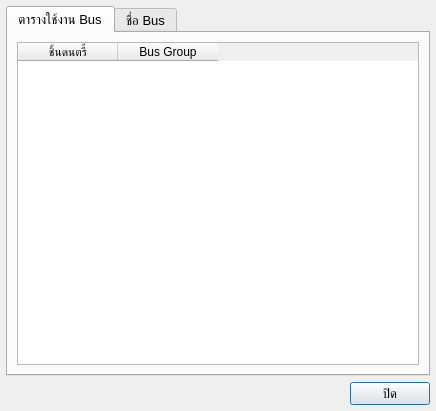
<?xml version="1.0" encoding="UTF-8"?>
<ui version="4.0">
 <class>BusDialog</class>
 <widget class="QDialog" name="BusDialog">
  <property name="geometry">
   <rect>
    <x>0</x>
    <y>0</y>
    <width>436</width>
    <height>411</height>
   </rect>
  </property>
  <property name="minimumSize">
   <size>
    <width>436</width>
    <height>411</height>
   </size>
  </property>
  <property name="font">
   <font>
    <pointsize>10</pointsize>
   </font>
  </property>
  <property name="windowTitle">
   <string>ตัวจัดการ Bus Group</string>
  </property>
  <property name="locale">
   <locale language="English" country="UnitedStates"/>
  </property>
  <layout class="QVBoxLayout" name="verticalLayout">
   <property name="leftMargin">
    <number>6</number>
   </property>
   <property name="topMargin">
    <number>6</number>
   </property>
   <property name="rightMargin">
    <number>6</number>
   </property>
   <property name="bottomMargin">
    <number>6</number>
   </property>
   <item>
    <widget class="QTabWidget" name="tabWidget">
     <property name="currentIndex">
      <number>0</number>
     </property>
     <widget class="QWidget" name="tab">
      <attribute name="title">
       <string>ตารางใช้งาน Bus</string>
      </attribute>
      <layout class="QHBoxLayout" name="horizontalLayout">
       <item>
        <widget class="QTableWidget" name="tableInst">
         <property name="contextMenuPolicy">
          <enum>Qt::CustomContextMenu</enum>
         </property>
         <property name="editTriggers">
          <set>QAbstractItemView::NoEditTriggers</set>
         </property>
         <property name="selectionBehavior">
          <enum>QAbstractItemView::SelectRows</enum>
         </property>
         <attribute name="verticalHeaderDefaultSectionSize">
          <number>23</number>
         </attribute>
         <column>
          <property name="text">
           <string>ชิ้นดนตรี้</string>
          </property>
         </column>
         <column>
          <property name="text">
           <string>Bus Group</string>
          </property>
         </column>
        </widget>
       </item>
      </layout>
     </widget>
     <widget class="QWidget" name="tab_2">
      <attribute name="title">
       <string>ชื่อ Bus</string>
      </attribute>
      <layout class="QHBoxLayout" name="horizontalLayout_3">
       <item>
        <widget class="QTableWidget" name="tableBusName">
         <property name="selectionMode">
          <enum>QAbstractItemView::SingleSelection</enum>
         </property>
         <property name="selectionBehavior">
          <enum>QAbstractItemView::SelectRows</enum>
         </property>
         <attribute name="verticalHeaderDefaultSectionSize">
          <number>23</number>
         </attribute>
         <column>
          <property name="text">
           <string>ชื่อเต็ม</string>
          </property>
         </column>
         <column>
          <property name="text">
           <string>ชื่อย่อ</string>
          </property>
         </column>
        </widget>
       </item>
      </layout>
     </widget>
    </widget>
   </item>
   <item>
    <layout class="QHBoxLayout" name="horizontalLayout_2">
     <item>
      <spacer name="horizontalSpacer">
       <property name="orientation">
        <enum>Qt::Horizontal</enum>
       </property>
       <property name="sizeHint" stdset="0">
        <size>
         <width>40</width>
         <height>20</height>
        </size>
       </property>
      </spacer>
     </item>
     <item>
      <widget class="QPushButton" name="btnClose">
       <property name="text">
        <string>ปิด</string>
       </property>
      </widget>
     </item>
    </layout>
   </item>
  </layout>
 </widget>
 <resources/>
 <connections/>
</ui>
